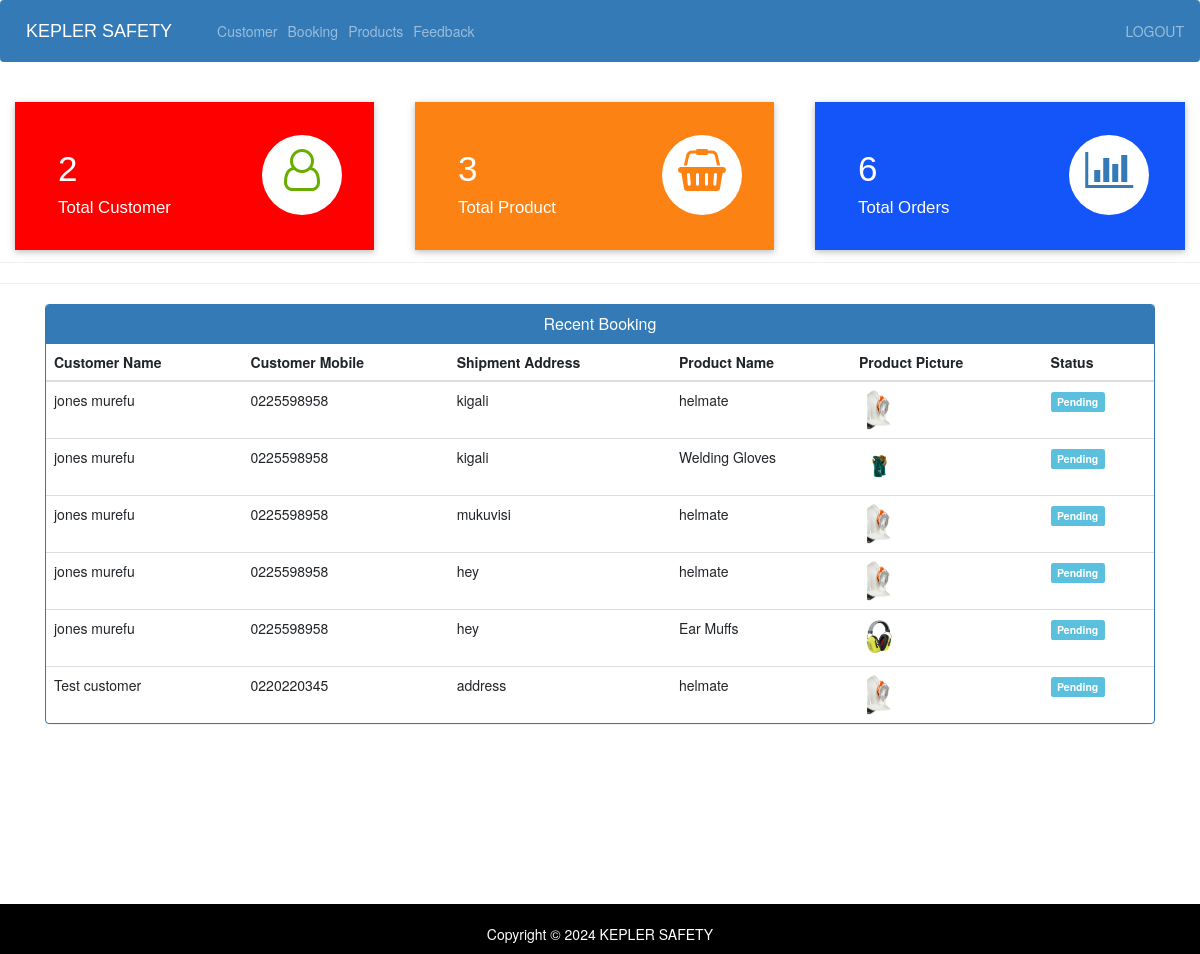
Before: /admin-dashboard (signed in) with the older database file.
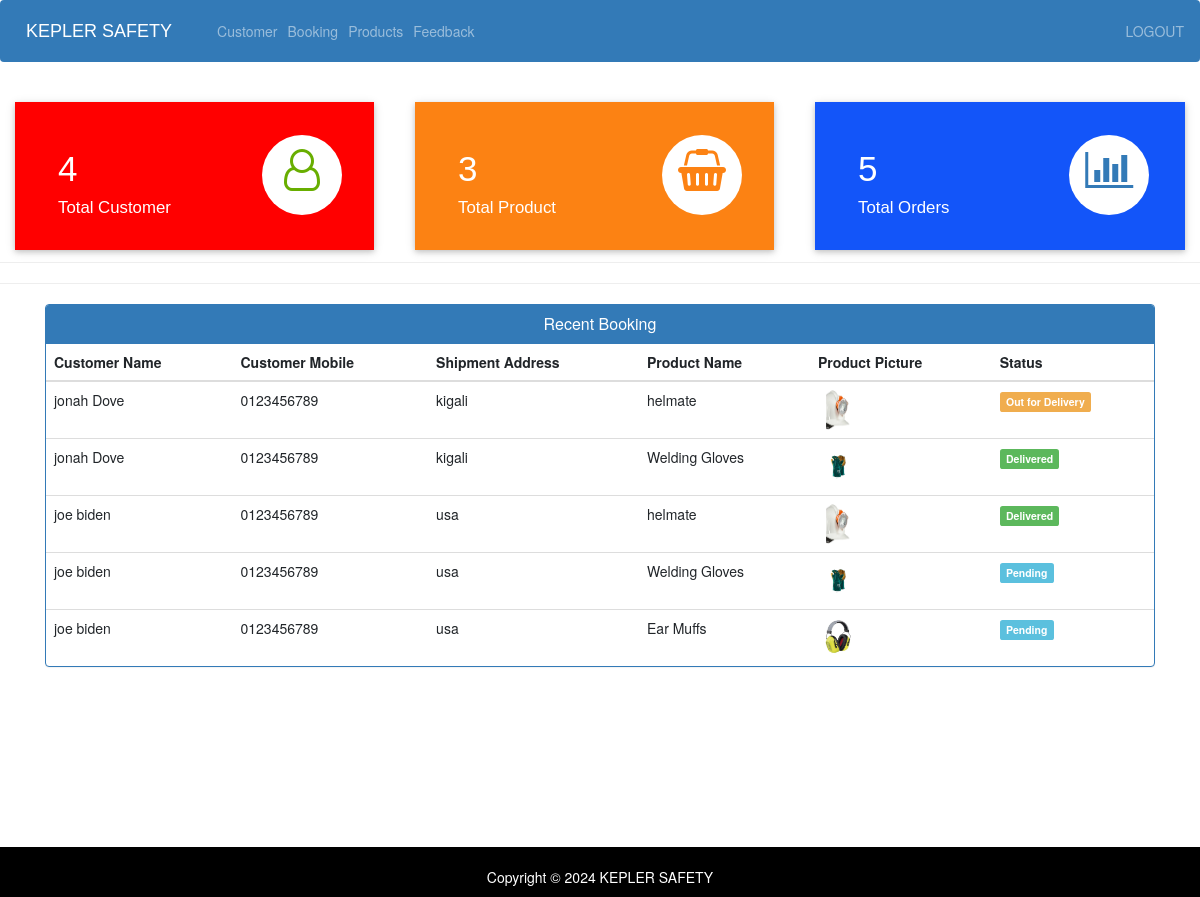
After: the same page with the newer database file.
### ecom/models.py (models this page shows, shortened)
class Customer(models.Model):
    user=models.OneToOneField(User,on_delete=models.CASCADE)
    profile_pic= models.ImageField(upload_to='profile_pic/CustomerProfilePic/',null=True,blank=True)
    address = models.CharField(max_length=40)
    mobile = models.CharField(max_length=20,null=False)
    @property
    def get_name(self):
        return self.user.first_name+" "+self.user.last_name

class Orders(models.Model):
    STATUS =(
        ('Pending','Pending'),
        ('Order Confirmed','Order Confirmed'),
        ('Out for Delivery','Out for Delivery'),
        ('Delivered','Delivered'),
    )
    customer=models.ForeignKey('Customer', on_delete=models.CASCADE,null=True)
    product=models.ForeignKey('Product',on_delete=models.CASCADE,null=True)
    email = models.CharField(max_length=50,null=True)
    address = models.CharField(max_length=500,null=True)
    mobile = models.CharField(max_length=20,null=True)
    order_date= models.DateField(auto_now_add=True,null=True)
    status=models.CharField(max_length=50,null=True,choices=STATUS)

class Product(models.Model):
    name=models.CharField(max_length=40)
    product_image= models.ImageField(upload_to='product_image/',null=True,blank=True)
    price = models.PositiveIntegerField()
    description=models.CharField(max_length=40)

### ecom/views.py (the view)
# urls.py: path('admin-dashboard', views.admin_dashboard_view,name='admin-dashboard'),
@login_required(login_url='adminlogin')
def admin_dashboard_view(request):
    customercount=models.Customer.objects.all().count()
    productcount=models.Product.objects.all().count()
    ordercount=models.Orders.objects.all().count()
    orders=models.Orders.objects.all()
    ordered_products=[]
    ordered_bys=[]
    for order in orders:
        ordered_product=models.Product.objects.all().filter(id=order.product.id)
        ordered_by=models.Customer.objects.all().filter(id = order.customer.id)
        ordered_products.append(ordered_product)
        ordered_bys.append(ordered_by)
    mydict={
    'customercount':customercount,
    'productcount':productcount,
    'ordercount':ordercount,
    'data':zip(ordered_products,ordered_bys,orders),
    }
    return render(request,'ecom/admin_dashboard.html',context=mydict)

### templates/ecom/admin_dashboard.html
{% extends 'ecom/admin_base.html' %}
{% load static %}
{% block content %}
<br>
{%include 'ecom/admin_dashboard_cards.html'%}
<br><br><br><br><br>
<hr><hr>
<div class="container" >
    <div class="panel panel-primary" >
      <div class="panel-heading" style="text-align:center;">
        <h6 class="panel-title">Recent Booking</h6>
      </div>
      <table class="table table-hover" id="dev-table">
        <thead>
          <tr>
            <th>Customer Name</th>
            <th>Customer Mobile</th>
            <th>Shipment Address</th>
            <th>Product Name</th>
            <th>Product Picture</th>
            <th>Status</th>
          </tr>
        </thead>
        {% for product,customer,order in data %}
        <tr>
          {% for c in customer %}
          <td> {{c.get_name}}</td>
          <td>{{c.mobile}}</td>
          <td>{{order.address}}</td>
          {% endfor %}
          {% for p in product %}
          <td> {{p.name}}</td>
          <td> <img src="{% static p.product_image.url %}" alt="Profile Pic" height="40px" width="40px" /></td>
          {% if order.status == 'Pending'%}
          <td> <span class="label label-info">{{order.status}}</span></td>
          {% elif order.status == 'Delivered' %}
          <td> <span class="label label-success">{{order.status}}</span></td>
          {% elif order.status == 'Out for Delivery' %}
          <td> <span class="label label-warning">{{order.status}}</span></td>
          {%else%}
            <td> <span class="label label-primary">{{order.status}}</span></td>
          {%endif%}
          {% endfor %}
        </tr>
        {% endfor %}
      </table>
  </div>
</div>
{% endblock content %}

Changed rows visible on the page:
removed Orders: address "kigali", status "Pending", Product (name "helmate", product_image (picture))
no longer on this page (row edited): Customer: get_name "jones murefu", mobile "0225598958"
removed Orders: address "kigali", status "Pending", Product (name "Welding Gloves", product_image (picture))
removed Orders: address "mukuvisi", status "Pending", Product (name "helmate", product_image (picture))
removed Orders: address "hey", status "Pending", Product (name "helmate", product_image (picture))
removed Orders: address "hey", status "Pending", Product (name "Ear Muffs", product_image (picture))
removed Orders: address "address", status "Pending", Product (name "helmate", product_image (picture))
no longer on this page (row unchanged): Customer: get_name "Test customer", mobile "0220220345"
added Orders: address "kigali", status "Out for Delivery", Product (name "helmate", product_image (picture))
added Customer: get_name "jonah Dove", mobile "0123456789"
added Orders: address "kigali", status "Delivered", Product (name "Welding Gloves", product_image (picture))
added Orders: address "usa", status "Delivered", Product (name "helmate", product_image (picture))
added Customer: get_name "joe biden", mobile "0123456789"
added Orders: address "usa", status "Pending", Product (name "Welding Gloves", product_image (picture))
added Orders: address "usa", status "Pending", Product (name "Ear Muffs", product_image (picture))
Other visible differences:
{{ customercount }}: "2" → "4"
{{ ordercount }}: "6" → "5"
